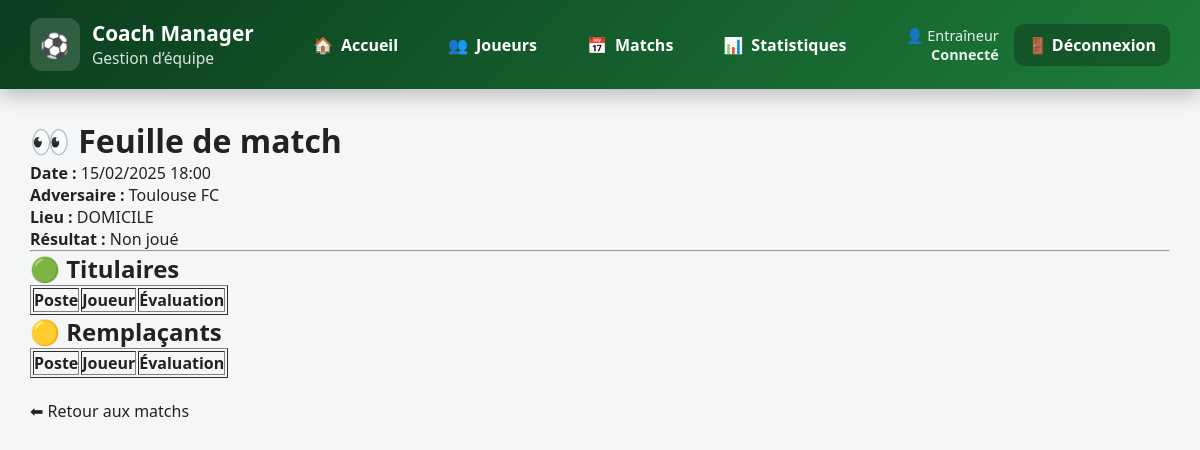
The page /feuille_match/voir_composition.php?id_match=2 (signed in) on the database as committed earlier.
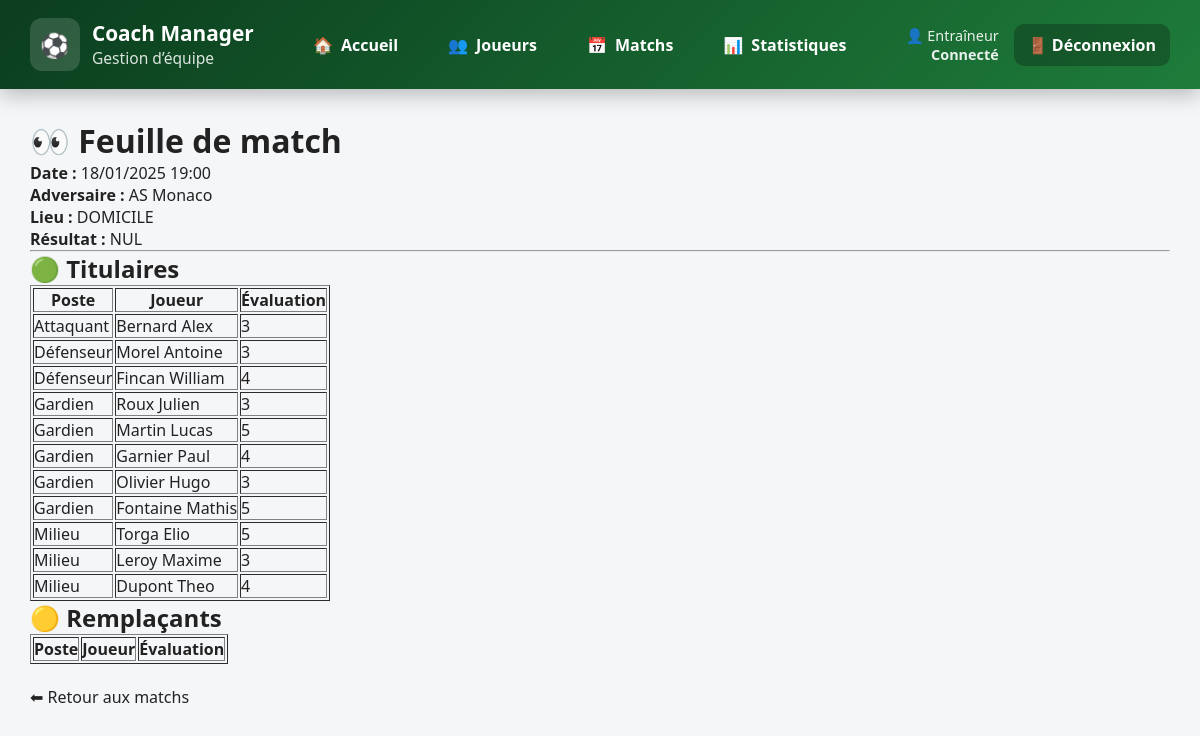
The same page on the database as committed later.
### tables this page shows
CREATE TABLE matchs (
    id_match INT AUTO_INCREMENT PRIMARY KEY,
    date_heure DATETIME NOT NULL,
    adversaire VARCHAR(100) NOT NULL,
    lieu ENUM('DOMICILE','EXTERIEUR') NOT NULL,
    score_equipe INT,
    score_adverse INT,
    resultat ENUM('VICTOIRE','DEFAITE','NUL'),
    etat ENUM('A_PREPARER','PREPARE','JOUE') DEFAULT 'A_PREPARER'
);

CREATE TABLE participation (
    id_match INT NOT NULL,
    id_joueur INT NOT NULL,
    id_poste INT NOT NULL,
    role ENUM('TITULAIRE','REMPLACANT') NOT NULL,
    evaluation TINYINT,
    PRIMARY KEY (id_match, id_joueur),
    FOREIGN KEY (id_match) REFERENCES matchs(id_match) ON DELETE CASCADE,
    FOREIGN KEY (id_joueur) REFERENCES joueur(id_joueur) ON DELETE CASCADE,
    FOREIGN KEY (id_poste) REFERENCES poste(id_poste)
);

CREATE TABLE poste (
    id_poste INT AUTO_INCREMENT PRIMARY KEY,
    code VARCHAR(10) UNIQUE NOT NULL,
    libelle VARCHAR(50) NOT NULL
);

CREATE TABLE joueur (
    id_joueur INT AUTO_INCREMENT PRIMARY KEY,
    nom VARCHAR(50) NOT NULL,
    prenom VARCHAR(50) NOT NULL,
    num_licence VARCHAR(20) UNIQUE NOT NULL,
    date_naissance DATE,
    taille_cm INT,
    poids_kg DECIMAL(5,2),
    id_statut INT NOT NULL,
    FOREIGN KEY (id_statut) REFERENCES statut(id_statut)
);

### feuille_match/voir_composition.php (the view, shortened to what this page needs)
<?php
require_once "../includes/config.php";
$id_match = (int) $_GET["id_match"];
$stmt = $gestion_sportive->prepare("
    SELECT date_heure, adversaire, lieu, resultat
    FROM matchs
    WHERE id_match = ?
");
$stmt->execute([$id_match]);
$match = $stmt->fetch(PDO::FETCH_ASSOC);
$stmt = $gestion_sportive->prepare("
    SELECT
        j.nom,
        j.prenom,
        p.role,
        p.evaluation,
        po.libelle AS poste
    FROM participation p
    JOIN joueur j ON j.id_joueur = p.id_joueur
    LEFT JOIN poste po ON po.id_poste = p.id_poste
    WHERE p.id_match = ?
    ORDER BY p.role DESC, po.libelle
");
$stmt->execute([$id_match]);
$participants = $stmt->fetchAll(PDO::FETCH_ASSOC);
include "../includes/header.php";
?>
<h1>👀 Feuille de match</h1>
<p>
    <strong>Date :</strong>
    <?= date("d/m/Y H:i", strtotime($match["date_heure"])) ?><br>
    <strong>Adversaire :</strong>
    <?= htmlspecialchars($match["adversaire"]) ?><br>
    <strong>Lieu :</strong>
    <?= htmlspecialchars($match["lieu"]) ?><br>
    <strong>Résultat :</strong>
    <?= $match["resultat"] ?? "Non joué" ?>
</p>
<hr>
<h2>🟢 Titulaires</h2>
<table border="1" cellpadding="8">
    <tr>
        <th>Poste</th>
        <th>Joueur</th>
        <th>Évaluation</th>
    </tr>
<?php foreach ($participants as $p): ?>
    <?php if ($p["role"] === "TITULAIRE"): ?>
    <tr>
        <td><?= htmlspecialchars($p["poste"]) ?></td>
        <td><?= htmlspecialchars($p["nom"] . " " . $p["prenom"]) ?></td>
        <td><?= $p["evaluation"] ?? "-" ?></td>
    </tr>
    <?php endif; ?>
<?php endforeach; ?>
</table>
<h2>🟡 Remplaçants</h2>
<table border="1" cellpadding="8">
    <tr>
        <th>Poste</th>
        <th>Joueur</th>
        <th>Évaluation</th>
    </tr>
</table>
<br>
<a href="../matchs/liste_matchs.php" class="btn">⬅ Retour aux matchs</a>
<?php include "../includes/footer.php"; ?>

Rows that differ between the two databases and show on the page:
changed matchs "DOMICILE": date_heure "15/02/2025 18:00" → "18/01/2025 19:00"; adversaire "Toulouse FC" → "AS Monaco"; resultat "Non joué" → "NUL"
added participation: id_poste.libelle "Attaquant", id_joueur.prenom "Bernard Alex", evaluation "3"
added participation: id_poste.libelle "Défenseur", id_joueur.prenom "Morel Antoine", evaluation "3"
added participation: id_poste.libelle "Défenseur", id_joueur.prenom "Fincan William", evaluation "4"
added participation: id_poste.libelle "Gardien", id_joueur.prenom "Roux Julien", evaluation "3"
added participation: id_poste.libelle "Gardien", id_joueur.prenom "Martin Lucas", evaluation "5"
added participation: id_poste.libelle "Gardien", id_joueur.prenom "Garnier Paul", evaluation "4"
added participation: id_poste.libelle "Gardien", id_joueur.prenom "Olivier Hugo", evaluation "3"
added participation: id_poste.libelle "Gardien", id_joueur.prenom "Fontaine Mathis", evaluation "5"
added participation: id_poste.libelle "Milieu", id_joueur.prenom "Torga Elio", evaluation "5"
added participation: id_poste.libelle "Milieu", id_joueur.prenom "Leroy Maxime", evaluation "3"
added participation: id_poste.libelle "Milieu", id_joueur.prenom "Dupont Theo", evaluation "4"
